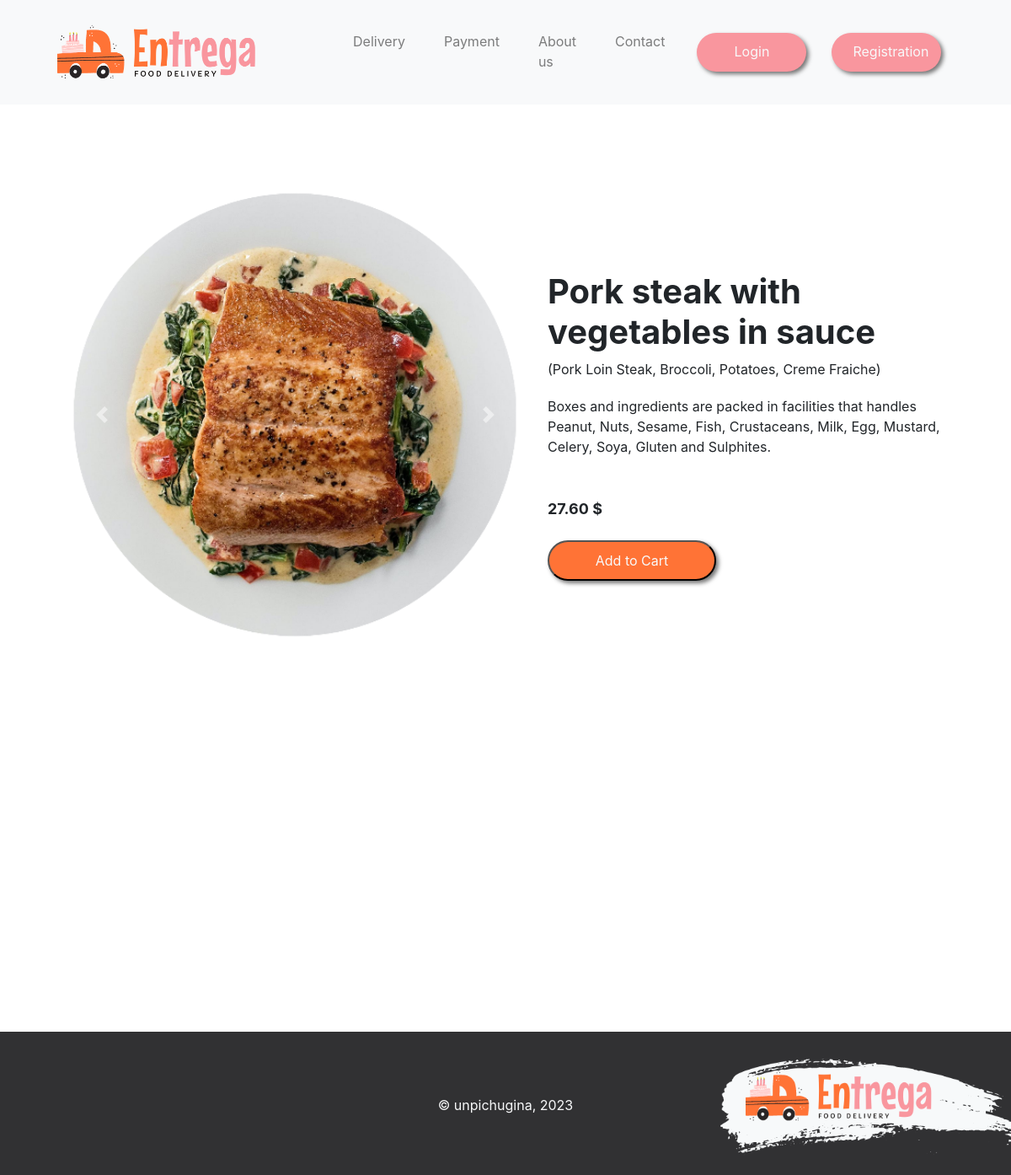
The page /menu/product/11/ on the database as committed earlier.
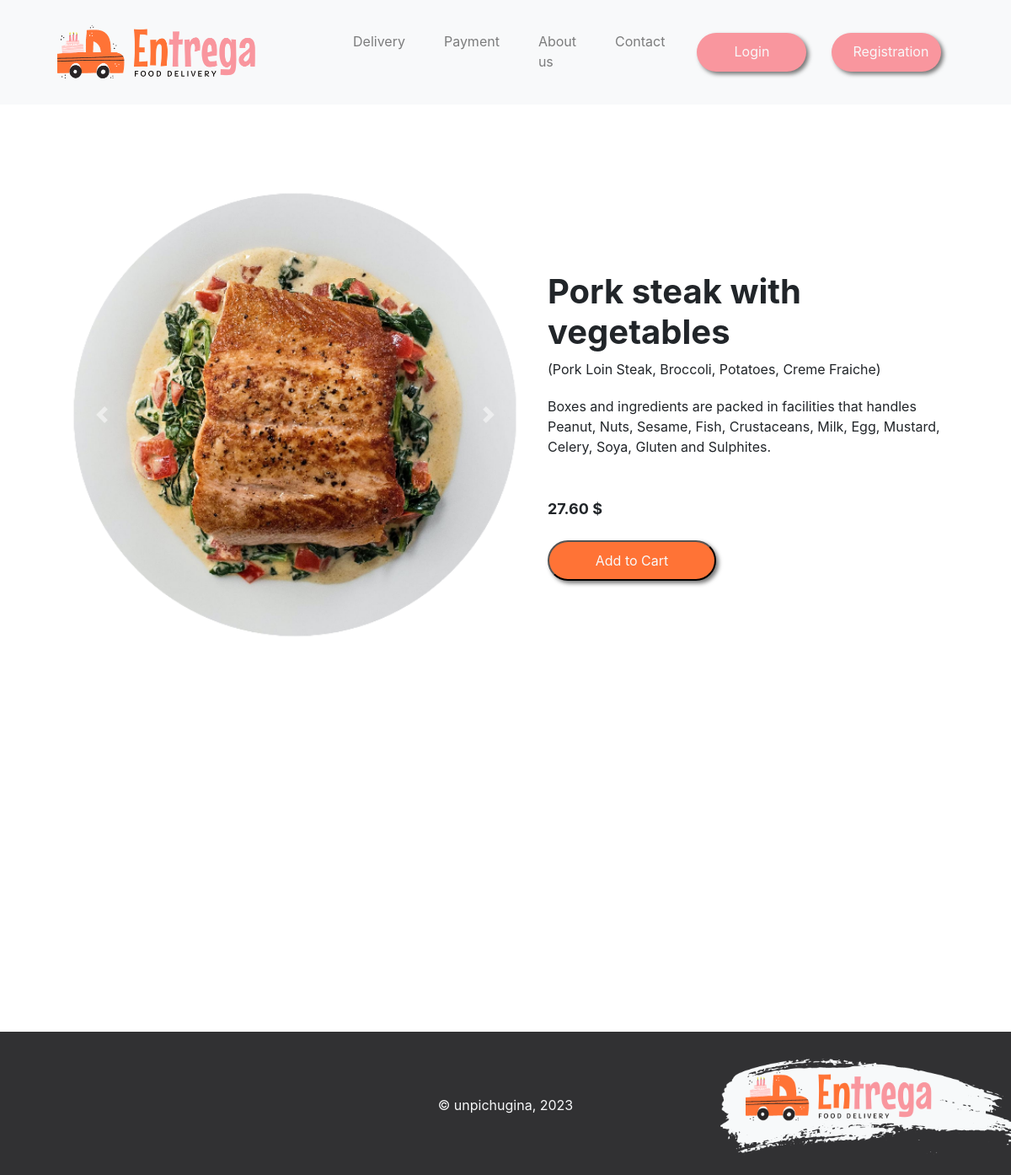
The same page on the database as committed later.
### core/models.py (models this page shows, shortened)
class Image (models.Model):
    product = models.ForeignKey(Product, default=None, related_name='images', on_delete=models.CASCADE)
    image = models.ImageField(upload_to=f'product/', blank=True)
    default = models.BooleanField(default=False)
    objects = ImageManager()

class NameIt(models.Model):
    name = models.CharField(max_length=255)
    class Meta:
        abstract = True

class Product(NameIt):
    restaurant = models.ForeignKey(Restaurant, on_delete=models.SET_NULL, null=True)
    section = models.ForeignKey(Menu, on_delete=models.SET_NULL, null=True)
    ingredient = models.CharField(max_length=255, blank=True, null=True)
    description = models.TextField(max_length=1000, default='')
    price = models.DecimalField(max_digits=6, decimal_places=2)
    stripe_price = models.CharField(max_length=255, blank=True, null=True)
    created_at = models.DateTimeField(auto_now_add=True)
    updated_at = models.DateTimeField(auto_now=True)
    objects = ProductManager()

### core/views.py (the view)
# urls.py: path("product/<int:pk>/", views.ProductDetailView.as_view(), name='detail'),
class ProductDetailView(DetailView):
    template_name = 'includes/product.html'
    model = Product
    def get_queryset(self):
        product_id = self.request.GET.get('id', None)
        if product_id:
            return self.model.objects.get_by_product_id(product_id)
        return super(ProductDetailView, self).get_queryset()
    def get_context_data(self, **kwargs):
        context = super(ProductDetailView, self).get_context_data(**kwargs)
        context['images'] = Image.objects.all()
        return context

### core/templates/includes/product.html (shortened to what this page needs)
{% extends 'base.html' %}
{% load bootstrap4 %}
{%  load static %}
{% block css %}
    <link rel="stylesheet" href="{% static 'css/custom.css' %}">
{% endblock css %}
{%  block content %}
    <br>
    <div class="container" style="margin-bottom: 20px; margin-top: 50px">
        <br>
        <div class="row justify-content-center">
            <div class="col-md-6" style="margin-bottom: 20px;">
                <div id="carouselExampleControls" class="carousel slide" data-ride="carousel">
                    <div class="carousel-inner">
                        {% for image in product.images.all %}
                            {% if image.default == True %}
                                <div class="carousel-item active">
                                    <img class="d-block w-100" src="{{ image.image.url }}" alt="First slide">
                                </div>
                            {% else %}
                                <div class="carousel-item">
                                    <img class="d-block w-100" src="{{ image.image.url }} " alt="Third slide">
                                </div>
                            {% endif %}
                        {% endfor %}
                        <a class="carousel-control-prev" href="#carouselExampleControls" role="button" data-slide="prev">
                        <span class="carousel-control-prev-icon" aria-hidden="true"></span>
                        </a>
                        <a class="carousel-control-next" href="#carouselExampleControls" role="button" data-slide="next">
                        <span class="carousel-control-next-icon" aria-hidden="true"></span>
                        </a>
                    </div>
                </div>
            </div>
            <div class="col-md-4" style="margin-bottom: 20px; min-height: 400px; min-width: 500px">
                <h1 style="font-weight: bold; margin-top: 100px">{{ product.name }}</h1>
                <div class="ingredient-row">
                    <p class="card-text">({{ product.ingredient}}<span>)</span></p>
                </div>
                <div class="card-text" style="margin-top: 20px; min-height: 100px;">
                    {{ product.description }}
                </div>
                <div class="card-text" style="margin-top: 20px; font-weight: bold; font-size: large">
                    {{ product.price }} $
                </div>
                <br>
                <button type="submit" class="action-btn addCart" style="width: 200px" data-product-id="{{ product.id }}">Add to Cart</button>
            </div>
        </div>
    </div>
{%  endblock content %}

### core/templates/base.html (shortened to what this page needs)
{%  load static %}
<!doctype html>
<html lang="en">
  <head>
    <link rel="stylesheet" href="https://cdn.jsdelivr.net/npm/bootstrap@4.0.0/dist/css/bootstrap.min.css">
    {% block css %}{% endblock css %}
  </head>
  <body>
    <nav class="navbar navbar-expand-lg navbar-light bg-light my_nav" style="padding: 20px;">
      <a class="navbar-brand" id="logo" href="{% url 'home' %}">
        <img src="/media/entrega.png" width="257" height="83" class="d-inline-block align-top" alt="">
      </a>
      <div class="collapse navbar-collapse ml-5" id="navbarNavDropdown">
        <ul class="navbar-nav">
          <li class="nav-item">
            <a class="nav-link" href="{% url 'nav:delivery' %}">Delivery</a>
          </li>
          <li class="nav-item">
            <a class="nav-link" href="{% url 'nav:payment' %}">Payment</a>
          </li>
          <li class="nav-item">
            <a class="nav-link" href="{% url 'nav:about_us' %}">About us</a>
          </li>
          <li class="nav-item">
            <a class="nav-link" href="{% url 'nav:contact' %}">Contact</a>
          </li>
        </ul>
        <div class="mrt2 ml-auto mr-5">
            <ul class="navbar-nav">
              {%  if user.is_authenticated %}
              <li class="nav-item">
                <a class="nav-link" href="{% url 'cart:review' %}">Cart</a>
              </li>
              <li class="nav-item">
                <a class="nav-link" href="{% url 'profile:review' %}">Profile</a>
              </li>
              <li class="nav-item">
                <a class="nav-link" href="{% url 'profile:logout' %}">Logout</a>
              </li>
              {%  else %}
              <li class="nav-item">
                <a class="nav-link" href="{% url 'profile:login' %}">Login</a>
              </li>
              <li class="nav-item">
                <a class="nav-link" href="{% url 'profile:registration' %}">Registration</a>
              </li>
              {% endif %}
            </ul>
          </div>
        </div>
    </nav>
    <div class="content" style="min-height: 1000px">
        {% block content %}
    {% endblock content %}
    </div>
    <footer id="footer" style="background-color: #313133; padding: 20px; margin-top: 100px;">
        <div class="row text-center">
            <div class="col-md-4">
            </div>
            <div class="col-md-4">
               <p class="text-light" style="padding-top: 55px">© unpichugina, 2023</p>
            </div>
            <div class="col-md-4">
                <a class="" id="logo" href="{% url 'home' %}">
                    <img src="/media/foot-logo.png" width="365" height="130" class="d-inline-block align-top" alt="">
                </a>
            </div>
        </div>
    </footer>
  </body>
</html>

### static/css/custom.css (style rules this page uses)
#logo { margin-left: 40px; margin-top: -5px; margin-bottom: -6px; }
#navbarNavDropdown { margin-right: 40px; }
.my_nav a { margin-left: 30px; border-bottom: 2px solid transparent; }
.mrt2 a { background: #F9969E; color: #F8F9FA !important; border-radius: 30px; padding: 10px 25px !important; box-shadow: 3px 3px 5px #777; width: 130px; text-align: center; }
.action-btn { background-color: #FF7336; color: #F8F9FA !important; text-underline-color: transparent; border-radius: 30px; padding: 10px 25px !important; box-shadow: 3px 3px 5px #777; width: 100px; text-align: center; }

Rows that differ between the two databases and show on the page:
changed Product "Pork Loin Steak, Broccoli, Potatoes, Creme Fraiche": name "Pork steak with vegetables in sauce" → "Pork steak with vegetables"
